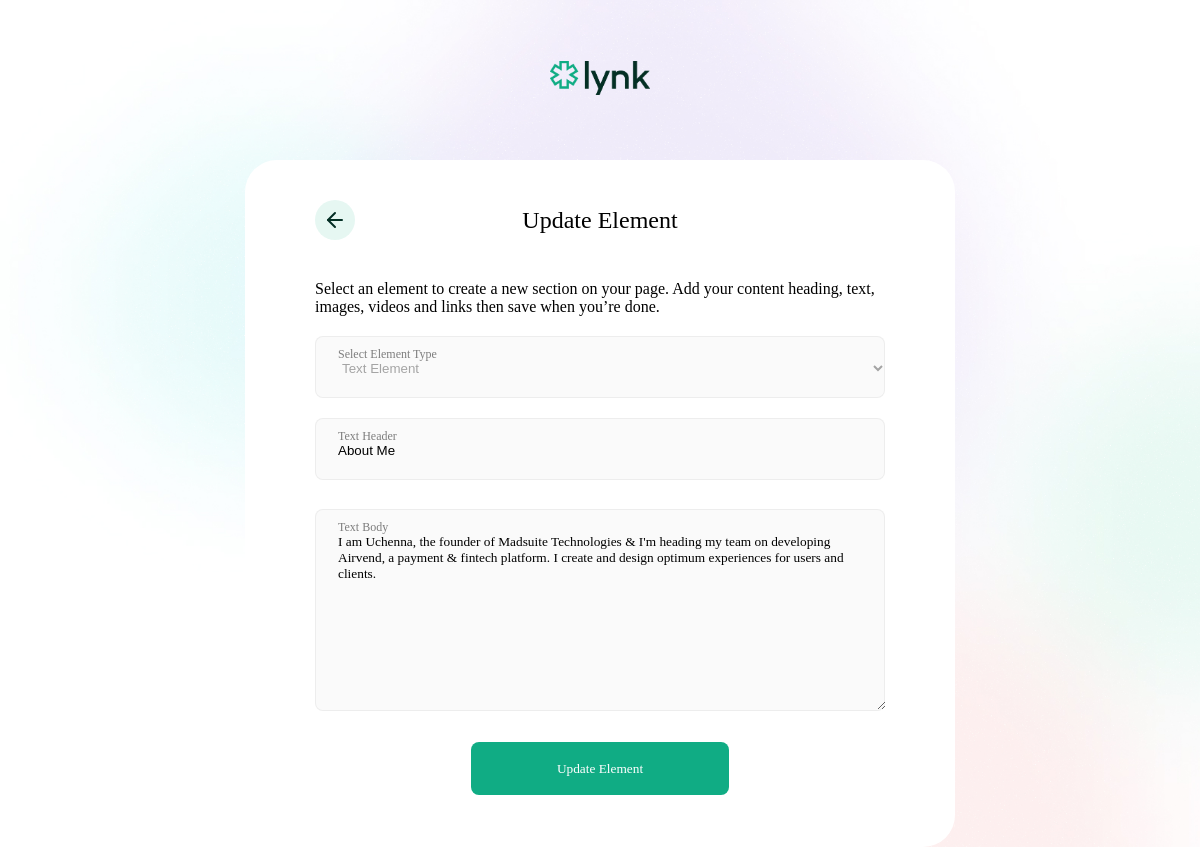
Screenshot of /profile/1/elements/edit/3/ with the database file from the repository.
### lynk/models.py (models this page shows, shortened)
class Element(models.Model):
    ELEMENT_TYPES = [
        ('', 'Select an Element Type'),
        ('text', 'Text Element'),
        ('link', 'Website Link'),
        ('youtube', 'Youtube Video'),
    ]
    user = models.ForeignKey(User, on_delete=models.CASCADE)
    item_type = models.CharField(max_length=50, choices=ELEMENT_TYPES)
    text_header = models.CharField(max_length=50, blank=True)
    text_body = models.TextField(blank=True, null=True)
    yt_link = models.CharField(max_length=50, blank=True)
    web_link = models.CharField(max_length=50, blank=True)
    web_link_header = models.CharField(max_length=50, blank=True)
    objects = models.Manager()

### lynk/views.py (the view)
def edit_element(request, element_id, user_id):
    try:
        user = User.objects.get(pk=user_id)
        element = Element.objects.get(pk=element_id)
        form = UpdateElementForm(instance=element)
        context = {
            'form': form,
            'element': element,
            'user': user,
        }
        return render(request, "lynk/elements/edit.html", context)
    except Element.DoesNotExist:
        raise Http404("Element does not exist")

### lynk/forms.py (shortened to what this page needs)
class UpdateElementForm(forms.ModelForm):
    class Meta:
        model = Element
        fields = ('text_header', 'text_body',
                  'yt_link', 'web_link', 'web_link_header')

### lynk/templates/lynk/elements/edit.html (shortened to what this page needs)
{% extends "lynk/ui/profile.html" %}
{% block content %}
{% load static%}
<div class="card edit-profile-card">
  <div class="edit-profile">
    <div class="form-header">
      <div class="back-button">
        <a href="{% url 'profile' user_id=user.id %}">
          <div class="back-button-inner">
            <img src="{% static "lynk/images/icons/back.svg"%}" alt="">
          </div>
        </a>
      </div>
      <span class="header-title">Update Element</span>
    </div>
    <form action="{% url 'update_element' element_id=element.id user_id=user.id %}" method="post">
      <div class="form-explainer">
        Select an element to create a new section on your page. Add your content heading, text, images, videos and links
        then save when you’re done.
      </div>
      <div class="field">
        <div class="field__">
          <div class="input_box">
            <label class="{{ form.item_type.id_for_label }} label">Select Element Type</label>
            <select id="id_item_type">
              {%if element.item_type == "text" %}
              <option value="text">Text Element</option>
              {% elif element.item_type == "link" %}
              <option value="link">Website Link</option>
              {% elif element.item_type == "youtube" %}
              <option value="youtube">Youtube Video</option>
              {% endif %}
            </select>
          </div>
        </div>
      </div>
      {%if element.item_type == "text" %}
      {% include './text-form.html' with form=form %}
      {% elif element.item_type == "link" %}
      {% include './web-form.html' with form=form %}
      {% elif element.item_type == "youtube" %}
      {% include './yt-form.html' with form=form %}
      {% endif %}
      <input type="submit" class="signup_btn" value="Update Element" />
    </form>
  </div>
</div>
{%endblock%}

### lynk/templates/lynk/elements/text-form.html
<div class="text-el-form">
  <div class="field">
    <div class="field__">
      <div class="input_box">
        <label class="{{ form.text_header.id_for_label }} label">Text Header</label>
        {{ form.text_header }}
      </div>
    </div>
  </div>
  <div class="field text-field">
    <div class="field__">
      <div class="input_box">
        <label class="{{ form.text_body.id_for_label }} label">Text Body</label>
        {{ form.text_body }}
      </div>
    </div>
  </div>
</div>

### lynk/static/lynk/css/main.css (style rules this page uses)
body { background-image: url(../images/backgound.jpg); background-size: cover; background-attachment: fixed; max-width: 1728px; height: 100%; padding: 0; margin: 0 auto; font-family: TomatoGrotesk; }

### lynk/static/lynk/css/cards.css (style rules this page uses)
.card { background: #ffffff; max-width: 630px; padding: 40px; border-radius: 32px; width: 100%; height: 100%; margin: 0 auto; }

### lynk/static/lynk/css/inputs.css (style rules this page uses)
.field, .text-el-form .field, .web-el-form .field, .yt-el-form .field { height: auto; display: flex; align-items: center; justify-content: space-between; background: #fff; border-radius: 8px; background: transparent; position: relative; max-width: 100%; width: 100%; }
.field__ { background: #fafafa; border: 1px solid rgba(0, 0, 0, 0.05); width: 100%; height: 60px; display: flex; align-items: center; justify-content: space-between; border-radius: 8px; }
.field__ .input_box { display: flex; flex-direction: column; padding: 0; margin: 0; width: 100%; height: 100%; }
.field__ .input_box .label { font-style: normal; font-weight: 400; font-size: 12px; line-height: 15px; color: rgba(0, 0, 0, 0.5); position: absolute; width: 100%; height: 100%; padding: 10px 22px; box-sizing: border-box; }
.field__ .input_box input, .field__ .input_box textarea, .field__ .input_box select { position: absolute; width: 100%; height: 100%; outline: none; border: none; background: none; padding: 10px 22px; box-sizing: border-box; }
form .signup_btn { display: flex; justify-content: center; align-items: center; color: white; padding: 16px 20px; background: #10ac84; border-radius: 8px; cursor: pointer; margin: 12px auto; width: 258px; height: 53px; font-family: "U8"; border: none; }
.text-el-form, .web-el-form, .yt-el-form { width: 100%; display: none; flex-direction: column; gap: 30px; }
.field__ .input_box textarea { position: absolute; width: 100%; height: 200px; outline: none; border: none; background: none; padding: 24px 22px 10px; box-sizing: border-box; font-family: "U8"; }
.field.text-field { height: 200px !important; }
.field.text-field .field__ { height: 100% !important; }

### lynk/static/lynk/css/auth.css (style rules this page uses)
.signup, .edit-profile { display: flex; flex-direction: column; align-items: center; padding: 0 30px; }
.signup-card, .edit-profile-card { padding-bottom: 40px; }
.signup form, .edit-profile form { margin-top: 40px; display: flex; flex-direction: column; width: 100%; align-items: center; gap: 20px; }
.edit-profile .form-header { width: 100%; font-family: "U8"; font-style: normal; font-weight: 400; font-size: 24px; line-height: 28px; position: relative; display: flex; align-items: center; height: 40px; justify-content: center; }
.edit-profile .form-header .back-button { position: absolute; top: 0; left: 0; width: 40px; height: 40px; background: rgba(16, 172, 132, 0.1); border-radius: 20px; }
.edit-profile .form-header .back-button .back-button-inner { position: relative; width: 100%; height: 100%; }
.edit-profile .form-header .back-button .back-button-inner img { top: 50%; right: 50%; transform: translate(50%, -50%); position: absolute; }

### rows the page displays
Element: item_type "Text Element", text_header "About Me", text_body "I am Uchenna, the founder of Madsuite Technologies & I'm heading my team on developing Airvend, a payment & fintech platform. I create and design optimum experiences for users and clients."
